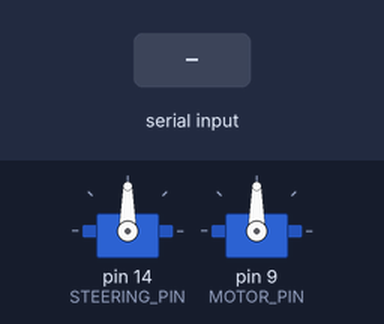
Bench run of a sketch on a simulated Arduino Uno, built with avr-gcc and run on an emulated ATmega328P. Shown: 2 × servo. The test bench sets the inputs (shaded band). What the sketch prints to the serial monitor is not drawn.

Above: at 1.2 s.
1.3 s: "RUN\n" received over Serial
At 2.4 s:
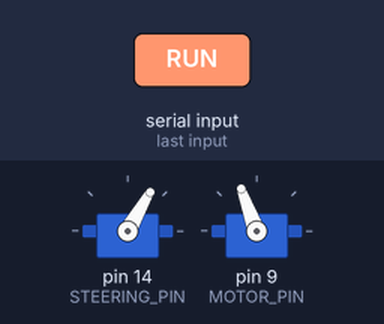
Timing chart, 0 to 5.8 s (numbered marks = the images above; inputs shaded):
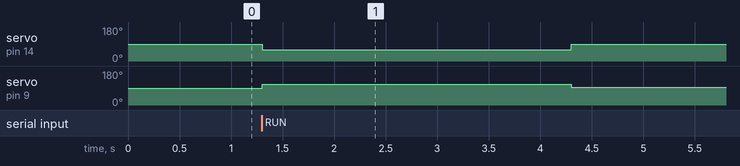

The sketch:

drive_circle.ino
```cpp
#include <Servo.h>

Servo steering_servo;
Servo drive_motor;

const int STEERING_PIN = 14;
const int MOTOR_PIN = 9;

const int CIRCLE_DURATION_MS = 3000;  // Adjust based on how tight you want the circle
const int DRIVE_POWER = 40;           // Adjust power level (0–100)
const int TURN_ANGLE = 60;            // 90 is straight, lower is left, higher is right

bool hasRun = false;

void setup() {
  steering_servo.attach(STEERING_PIN);
  drive_motor.attach(MOTOR_PIN);

  Serial.begin(19200);
  while (!Serial);
}

void loop() {
  if (Serial.available()) {
    String cmd = Serial.readStringUntil('\n');
    cmd.trim();
    if (cmd == "RUN" && !hasRun) {
      driveInCircle();
      hasRun = true;
      Serial.println("Done");
    }
  }
}

void driveInCircle() {
  // Turn the wheels
  steering_servo.write(TURN_ANGLE);  // Example: 60 for left turn

  // Start driving
  set_esc_power(DRIVE_POWER);
  delay(CIRCLE_DURATION_MS);

  // Stop the car
  set_esc_power(0);
  steering_servo.write(90);  // Re-center steering
}

void set_esc_power(int power) {
  power = constrain(power, -100, 100);
  int signal_min = 1050;
  int signal_max = 1950;
  int signal_output = map(power, -100, 100, signal_min, signal_max);
  drive_motor.writeMicroseconds(signal_output);
}
```

Measured:
- after the input at 1.3 s, servo on pin 14 (STEERING_PIN): 90° → 60° at once, → 90° 3.0 s later; servo on pin 9 (MOTOR_PIN): 90° → 110° at once, → 93° 3.0 s later
